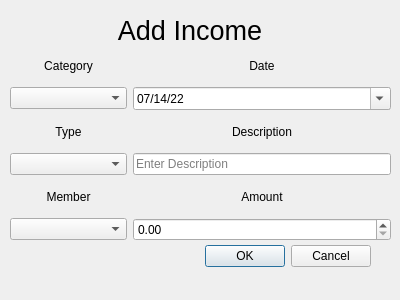
<?xml version="1.0" encoding="UTF-8"?>
<ui version="4.0">
 <class>addIncomeBox</class>
 <widget class="QDialog" name="addIncomeBox">
  <property name="geometry">
   <rect>
    <x>0</x>
    <y>0</y>
    <width>400</width>
    <height>300</height>
   </rect>
  </property>
  <property name="windowTitle">
   <string>Budget -&gt; Income</string>
  </property>
  <property name="modal">
   <bool>true</bool>
  </property>
  <widget class="QDialogButtonBox" name="buttonBox">
   <property name="geometry">
    <rect>
     <x>30</x>
     <y>240</y>
     <width>341</width>
     <height>32</height>
    </rect>
   </property>
   <property name="orientation">
    <enum>Qt::Horizontal</enum>
   </property>
   <property name="standardButtons">
    <set>QDialogButtonBox::Cancel|QDialogButtonBox::Ok</set>
   </property>
  </widget>
  <widget class="QLabel" name="addIncomeTitle">
   <property name="geometry">
    <rect>
     <x>10</x>
     <y>10</y>
     <width>360</width>
     <height>40</height>
    </rect>
   </property>
   <property name="font">
    <font>
     <pointsize>20</pointsize>
    </font>
   </property>
   <property name="text">
    <string>Add Income</string>
   </property>
   <property name="alignment">
    <set>Qt::AlignCenter</set>
   </property>
  </widget>
  <widget class="QWidget" name="layoutWidget">
   <property name="geometry">
    <rect>
     <x>10</x>
     <y>50</y>
     <width>381</width>
     <height>191</height>
    </rect>
   </property>
   <layout class="QGridLayout" name="gridLayout">
    <item row="8" column="0">
     <widget class="QComboBox" name="memberBox">
      <property name="placeholderText">
       <string>Select Member</string>
      </property>
     </widget>
    </item>
    <item row="7" column="0">
     <widget class="QLabel" name="memberLabel">
      <property name="text">
       <string>Member</string>
      </property>
      <property name="alignment">
       <set>Qt::AlignCenter</set>
      </property>
      <property name="buddy">
       <cstring>categoryBox</cstring>
      </property>
     </widget>
    </item>
    <item row="7" column="1">
     <widget class="QLabel" name="amountLabel">
      <property name="text">
       <string>Amount</string>
      </property>
      <property name="alignment">
       <set>Qt::AlignCenter</set>
      </property>
     </widget>
    </item>
    <item row="1" column="1">
     <widget class="QDateEdit" name="dateEdit">
      <property name="dateTime">
       <datetime>
        <hour>0</hour>
        <minute>0</minute>
        <second>0</second>
        <year>2022</year>
        <month>7</month>
        <day>14</day>
       </datetime>
      </property>
      <property name="displayFormat">
       <string>MM/dd/yy</string>
      </property>
      <property name="calendarPopup">
       <bool>true</bool>
      </property>
      <property name="date">
       <date>
        <year>2022</year>
        <month>7</month>
        <day>14</day>
       </date>
      </property>
     </widget>
    </item>
    <item row="0" column="1">
     <widget class="QLabel" name="dateLabel">
      <property name="text">
       <string>Date</string>
      </property>
      <property name="alignment">
       <set>Qt::AlignCenter</set>
      </property>
     </widget>
    </item>
    <item row="8" column="1">
     <widget class="QDoubleSpinBox" name="amountBox">
      <property name="decimals">
       <number>2</number>
      </property>
     </widget>
    </item>
    <item row="5" column="1">
     <widget class="QLabel" name="descLabel">
      <property name="text">
       <string>Description</string>
      </property>
      <property name="alignment">
       <set>Qt::AlignCenter</set>
      </property>
      <property name="buddy">
       <cstring>categoryBox</cstring>
      </property>
     </widget>
    </item>
    <item row="0" column="0">
     <widget class="QLabel" name="categoryLabel">
      <property name="text">
       <string>Category</string>
      </property>
      <property name="alignment">
       <set>Qt::AlignCenter</set>
      </property>
      <property name="buddy">
       <cstring>categoryBox</cstring>
      </property>
     </widget>
    </item>
    <item row="1" column="0">
     <widget class="QComboBox" name="categoryBox">
      <property name="placeholderText">
       <string>Select Category</string>
      </property>
     </widget>
    </item>
    <item row="6" column="1">
     <widget class="QLineEdit" name="descEdit">
      <property name="placeholderText">
       <string>Enter Description</string>
      </property>
     </widget>
    </item>
    <item row="5" column="0">
     <widget class="QLabel" name="typeLabel">
      <property name="text">
       <string>Type</string>
      </property>
      <property name="alignment">
       <set>Qt::AlignCenter</set>
      </property>
      <property name="buddy">
       <cstring>categoryBox</cstring>
      </property>
     </widget>
    </item>
    <item row="6" column="0">
     <widget class="QComboBox" name="typeBox">
      <property name="placeholderText">
       <string>Select Type</string>
      </property>
     </widget>
    </item>
   </layout>
  </widget>
 </widget>
 <resources/>
 <connections>
  <connection>
   <sender>buttonBox</sender>
   <signal>accepted()</signal>
   <receiver>addIncomeBox</receiver>
   <slot>accept()</slot>
   <hints>
    <hint type="sourcelabel">
     <x>248</x>
     <y>254</y>
    </hint>
    <hint type="destinationlabel">
     <x>157</x>
     <y>274</y>
    </hint>
   </hints>
  </connection>
  <connection>
   <sender>buttonBox</sender>
   <signal>rejected()</signal>
   <receiver>addIncomeBox</receiver>
   <slot>reject()</slot>
   <hints>
    <hint type="sourcelabel">
     <x>316</x>
     <y>260</y>
    </hint>
    <hint type="destinationlabel">
     <x>286</x>
     <y>274</y>
    </hint>
   </hints>
  </connection>
 </connections>
</ui>
